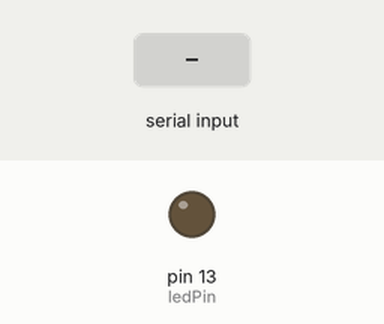
Simulated run of this sketch. Board: Arduino Uno, built with avr-gcc and run on an emulated ATmega328P. Shown: output pins drawn as LEDs (lit = HIGH). The test bench sets the inputs (shaded band).

Above: at 1.2 s.
1.3 s: "1" received over Serial
At 1.9 s:
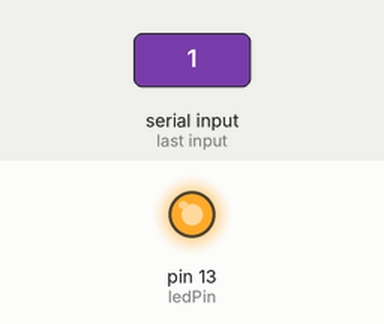
Timing chart, 0 to 4.3 s (numbered marks = the images above; inputs shaded):
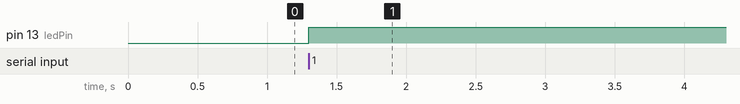

The sketch:

Arduino_code.ino
```cpp
const int ledPin = 13;

void setup() {
  Serial.begin(9600);
  pinMode(ledPin,OUTPUT);
}

void loop() {
  char code=0;
  //  reading code
  if (Serial.available() > 0) {
    code = Serial.read();
    }
    if(code=='1')
    {
      digitalWrite(ledPin, !digitalRead(ledPin));
      }
}
```

Measured:
- after the input at 1.3 s, pin 13 (ledPin): LOW → HIGH at once
